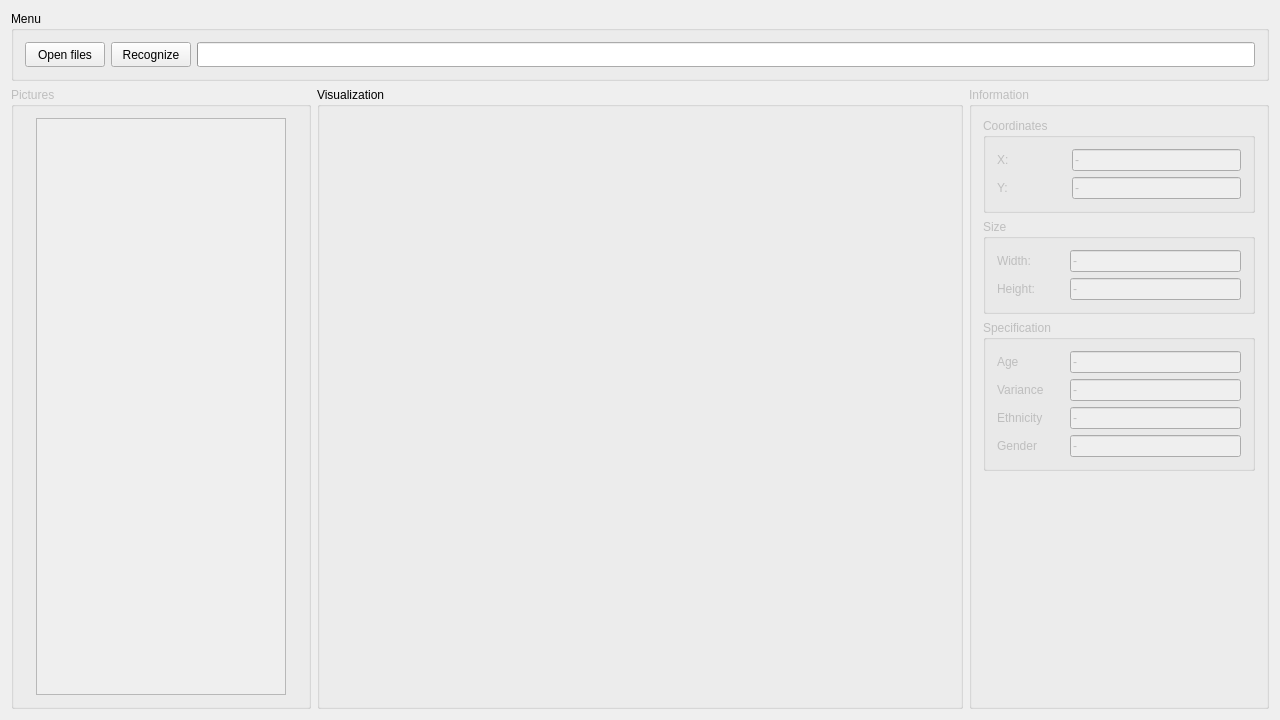
<?xml version="1.0" encoding="UTF-8"?>
<ui version="4.0">
 <class>MainWindow</class>
 <widget class="QMainWindow" name="MainWindow">
  <property name="geometry">
   <rect>
    <x>0</x>
    <y>0</y>
    <width>1280</width>
    <height>720</height>
   </rect>
  </property>
  <property name="minimumSize">
   <size>
    <width>1280</width>
    <height>720</height>
   </size>
  </property>
  <property name="windowTitle">
   <string>MainWindow</string>
  </property>
  <property name="styleSheet">
   <string notr="true"/>
  </property>
  <widget class="QWidget" name="centralWidget">
   <layout class="QGridLayout" name="gridLayout_4">
    <item row="2" column="0" colspan="2">
     <layout class="QGridLayout" name="gridLayout">
      <item row="0" column="1">
       <widget class="QGroupBox" name="groupBox_2">
        <property name="minimumSize">
         <size>
          <width>0</width>
          <height>0</height>
         </size>
        </property>
        <property name="title">
         <string>Visualization</string>
        </property>
        <layout class="QGridLayout" name="gridLayout_3">
         <item row="0" column="1">
          <widget class="ZoomView" name="widget" native="true"/>
         </item>
        </layout>
       </widget>
      </item>
      <item row="0" column="0">
       <widget class="QGroupBox" name="groupBox">
        <property name="enabled">
         <bool>false</bool>
        </property>
        <property name="minimumSize">
         <size>
          <width>300</width>
          <height>250</height>
         </size>
        </property>
        <property name="maximumSize">
         <size>
          <width>300</width>
          <height>16777215</height>
         </size>
        </property>
        <property name="title">
         <string>Pictures</string>
        </property>
        <layout class="QGridLayout" name="gridLayout_2">
         <item row="1" column="0">
          <widget class="QListWidget" name="files">
           <property name="minimumSize">
            <size>
             <width>250</width>
             <height>0</height>
            </size>
           </property>
           <property name="maximumSize">
            <size>
             <width>250</width>
             <height>16777215</height>
            </size>
           </property>
          </widget>
         </item>
        </layout>
       </widget>
      </item>
      <item row="0" column="2">
       <widget class="QGroupBox" name="groupBox_3">
        <property name="enabled">
         <bool>false</bool>
        </property>
        <property name="minimumSize">
         <size>
          <width>300</width>
          <height>250</height>
         </size>
        </property>
        <property name="maximumSize">
         <size>
          <width>300</width>
          <height>16777215</height>
         </size>
        </property>
        <property name="title">
         <string>Information</string>
        </property>
        <layout class="QGridLayout" name="gridLayout_5">
         <item row="2" column="2" colspan="2">
          <widget class="QGroupBox" name="groupBox_6">
           <property name="title">
            <string>Specification</string>
           </property>
           <layout class="QGridLayout" name="gridLayout_8">
            <item row="0" column="0">
             <widget class="QLabel" name="textAge">
              <property name="text">
               <string>Age</string>
              </property>
             </widget>
            </item>
            <item row="3" column="2">
             <widget class="QLineEdit" name="fieldGender">
              <property name="minimumSize">
               <size>
                <width>0</width>
                <height>0</height>
               </size>
              </property>
              <property name="maximumSize">
               <size>
                <width>16777215</width>
                <height>16777215</height>
               </size>
              </property>
              <property name="text">
               <string>-</string>
              </property>
              <property name="readOnly">
               <bool>true</bool>
              </property>
             </widget>
            </item>
            <item row="2" column="2">
             <widget class="QLineEdit" name="fieldEthnicity">
              <property name="text">
               <string>-</string>
              </property>
              <property name="readOnly">
               <bool>true</bool>
              </property>
             </widget>
            </item>
            <item row="1" column="0">
             <widget class="QLabel" name="textVariance">
              <property name="text">
               <string>Variance</string>
              </property>
             </widget>
            </item>
            <item row="3" column="0">
             <widget class="QLabel" name="textGender">
              <property name="text">
               <string>Gender</string>
              </property>
             </widget>
            </item>
            <item row="0" column="2">
             <widget class="QLineEdit" name="fieldAge">
              <property name="text">
               <string>-</string>
              </property>
              <property name="readOnly">
               <bool>true</bool>
              </property>
             </widget>
            </item>
            <item row="2" column="0">
             <widget class="QLabel" name="textEthnicity">
              <property name="text">
               <string>Ethnicity</string>
              </property>
             </widget>
            </item>
            <item row="1" column="2">
             <widget class="QLineEdit" name="fieldVariance">
              <property name="text">
               <string>-</string>
              </property>
              <property name="readOnly">
               <bool>true</bool>
              </property>
             </widget>
            </item>
            <item row="3" column="1">
             <spacer name="horizontalSpacer">
              <property name="orientation">
               <enum>Qt::Horizontal</enum>
              </property>
              <property name="sizeType">
               <enum>QSizePolicy::Fixed</enum>
              </property>
              <property name="sizeHint" stdset="0">
               <size>
                <width>20</width>
                <height>20</height>
               </size>
              </property>
             </spacer>
            </item>
           </layout>
          </widget>
         </item>
         <item row="1" column="2" colspan="2">
          <widget class="QGroupBox" name="groupBox_5">
           <property name="title">
            <string>Size</string>
           </property>
           <layout class="QGridLayout" name="gridLayout_7">
            <item row="1" column="0">
             <widget class="QLabel" name="textHeight">
              <property name="text">
               <string>Height:</string>
              </property>
             </widget>
            </item>
            <item row="1" column="2">
             <widget class="QLineEdit" name="fieldHeight">
              <property name="text">
               <string>-</string>
              </property>
              <property name="readOnly">
               <bool>true</bool>
              </property>
             </widget>
            </item>
            <item row="0" column="0">
             <widget class="QLabel" name="textWidth">
              <property name="text">
               <string>Width:</string>
              </property>
             </widget>
            </item>
            <item row="0" column="2">
             <widget class="QLineEdit" name="fieldWidth">
              <property name="text">
               <string>-</string>
              </property>
              <property name="readOnly">
               <bool>true</bool>
              </property>
             </widget>
            </item>
            <item row="1" column="1">
             <spacer name="horizontalSpacer_2">
              <property name="orientation">
               <enum>Qt::Horizontal</enum>
              </property>
              <property name="sizeType">
               <enum>QSizePolicy::Fixed</enum>
              </property>
              <property name="sizeHint" stdset="0">
               <size>
                <width>29</width>
                <height>20</height>
               </size>
              </property>
             </spacer>
            </item>
           </layout>
          </widget>
         </item>
         <item row="3" column="3">
          <spacer name="verticalSpacer">
           <property name="orientation">
            <enum>Qt::Vertical</enum>
           </property>
           <property name="sizeHint" stdset="0">
            <size>
             <width>20</width>
             <height>40</height>
            </size>
           </property>
          </spacer>
         </item>
         <item row="0" column="2" colspan="2">
          <widget class="QGroupBox" name="groupBox_4">
           <property name="title">
            <string>Coordinates</string>
           </property>
           <layout class="QGridLayout" name="gridLayout_6">
            <item row="1" column="1">
             <spacer name="horizontalSpacer_3">
              <property name="orientation">
               <enum>Qt::Horizontal</enum>
              </property>
              <property name="sizeType">
               <enum>QSizePolicy::Fixed</enum>
              </property>
              <property name="sizeHint" stdset="0">
               <size>
                <width>57</width>
                <height>20</height>
               </size>
              </property>
             </spacer>
            </item>
            <item row="0" column="0">
             <widget class="QLabel" name="textX">
              <property name="text">
               <string>X:</string>
              </property>
             </widget>
            </item>
            <item row="1" column="0">
             <widget class="QLabel" name="textY">
              <property name="text">
               <string>Y:</string>
              </property>
             </widget>
            </item>
            <item row="1" column="2">
             <widget class="QLineEdit" name="fieldY">
              <property name="text">
               <string>-</string>
              </property>
              <property name="readOnly">
               <bool>true</bool>
              </property>
             </widget>
            </item>
            <item row="0" column="2">
             <widget class="QLineEdit" name="fieldX">
              <property name="text">
               <string>-</string>
              </property>
              <property name="readOnly">
               <bool>true</bool>
              </property>
             </widget>
            </item>
           </layout>
          </widget>
         </item>
        </layout>
       </widget>
      </item>
     </layout>
    </item>
    <item row="0" column="0" colspan="2">
     <widget class="QGroupBox" name="groupBox_7">
      <property name="minimumSize">
       <size>
        <width>0</width>
        <height>30</height>
       </size>
      </property>
      <property name="maximumSize">
       <size>
        <width>16777215</width>
        <height>80</height>
       </size>
      </property>
      <property name="title">
       <string>Menu</string>
      </property>
      <layout class="QGridLayout" name="gridLayout_9">
       <item row="0" column="0">
        <widget class="QPushButton" name="fileChoose">
         <property name="minimumSize">
          <size>
           <width>0</width>
           <height>0</height>
          </size>
         </property>
         <property name="maximumSize">
          <size>
           <width>100</width>
           <height>25</height>
          </size>
         </property>
         <property name="text">
          <string>Open files</string>
         </property>
        </widget>
       </item>
       <item row="0" column="1">
        <widget class="QPushButton" name="processing">
         <property name="minimumSize">
          <size>
           <width>0</width>
           <height>0</height>
          </size>
         </property>
         <property name="maximumSize">
          <size>
           <width>100</width>
           <height>25</height>
          </size>
         </property>
         <property name="text">
          <string>Recognize</string>
         </property>
        </widget>
       </item>
       <item row="0" column="2">
        <widget class="QProgressBar" name="progressBar">
         <property name="minimumSize">
          <size>
           <width>0</width>
           <height>25</height>
          </size>
         </property>
         <property name="maximumSize">
          <size>
           <width>16777215</width>
           <height>25</height>
          </size>
         </property>
         <property name="value">
          <number>0</number>
         </property>
         <property name="textVisible">
          <bool>false</bool>
         </property>
        </widget>
       </item>
      </layout>
     </widget>
    </item>
   </layout>
  </widget>
 </widget>
 <layoutdefault spacing="6" margin="11"/>
 <customwidgets>
  <customwidget>
   <class>ZoomView</class>
   <extends>QWidget</extends>
   <header>zoom_view.h</header>
   <container>1</container>
  </customwidget>
 </customwidgets>
 <tabstops>
  <tabstop>files</tabstop>
 </tabstops>
 <resources/>
 <connections/>
</ui>
